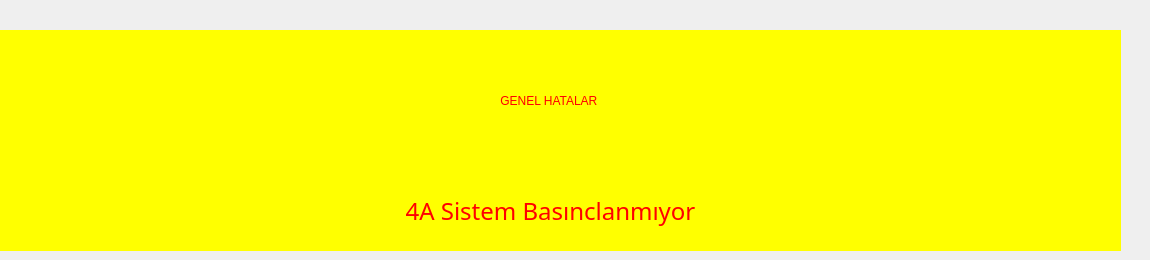
          <widget class="QWidget" name="detailsBottomError">
           <widget class="QLabel" name="label_38">
            <property name="geometry">
             <rect>
              <x>-20</x>
              <y>30</y>
              <width>1141</width>
              <height>141</height>
             </rect>
            </property>
            <property name="styleSheet">
             <string notr="true">background-color: rgb(255, 255, 0);
font: 30pt &quot;MS Shell Dlg 2&quot;;


color: rgb(255, 0, 0);
</string>
            </property>
            <property name="text">
             <string>GENEL HATALAR </string>
            </property>
            <property name="alignment">
             <set>Qt::AlignCenter</set>
            </property>
           </widget>
           <widget class="QLabel" name="laFault41">
            <property name="geometry">
             <rect>
              <x>0</x>
              <y>170</y>
              <width>1111</width>
              <height>81</height>
             </rect>
            </property>
            <property name="font">
             <font>
              <family>Arial Black</family>
              <pointsize>18</pointsize>
              <weight>10</weight>
              <italic>false</italic>
              <bold>false</bold>
             </font>
            </property>
            <property name="styleSheet">
             <string notr="true">background-color: rgb(255, 255, 0);
color: rgb(255, 0, 0);
font: 87 18pt &quot;Arial Black&quot;;</string>
            </property>
            <property name="text">
             <string>41 Kapı Açık</string>
            </property>
            <property name="alignment">
             <set>Qt::AlignCenter</set>
            </property>
           </widget>
           <widget class="QLabel" name="laFault49">
            <property name="geometry">
             <rect>
              <x>0</x>
              <y>170</y>
              <width>1111</width>
              <height>81</height>
             </rect>
            </property>
            <property name="font">
             <font>
              <family>Arial Black</family>
              <pointsize>18</pointsize>
              <weight>10</weight>
              <italic>false</italic>
              <bold>false</bold>
             </font>
            </property>
            <property name="styleSheet">
             <string notr="true">background-color: rgb(255, 255, 0);
color: rgb(255, 0, 0);
font: 87 18pt &quot;Arial Black&quot;;</string>
            </property>
            <property name="text">
             <string>49 Regülatör Yneiden Ayarlanmalı</string>
            </property>
            <property name="alignment">
             <set>Qt::AlignCenter</set>
            </property>
           </widget>
           <widget class="QLabel" name="laFault47">
            <property name="geometry">
             <rect>
              <x>0</x>
              <y>170</y>
              <width>1111</width>
              <height>81</height>
             </rect>
            </property>
            <property name="font">
             <font>
              <family>Arial Black</family>
              <pointsize>18</pointsize>
              <weight>10</weight>
              <italic>false</italic>
              <bold>false</bold>
             </font>
            </property>
            <property name="styleSheet">
             <string notr="true">background-color: rgb(255, 255, 0);
color: rgb(255, 0, 0);
font: 87 18pt &quot;Arial Black&quot;;</string>
            </property>
            <property name="text">
             <string>47 Haberleşme Arızası</string>
            </property>
            <property name="alignment">
             <set>Qt::AlignCenter</set>
            </property>
           </widget>
           <widget class="QLabel" name="laFault45">
            <property name="geometry">
             <rect>
              <x>0</x>
              <y>170</y>
              <width>1111</width>
              <height>81</height>
             </rect>
            </property>
            <property name="font">
             <font>
              <family>Arial Black</family>
              <pointsize>18</pointsize>
              <weight>10</weight>
              <italic>false</italic>
              <bold>false</bold>
             </font>
            </property>
            <property name="styleSheet">
             <string notr="true">background-color: rgb(255, 255, 0);
color: rgb(255, 0, 0);
font: 87 18pt &quot;Arial Black&quot;;</string>
            </property>
            <property name="text">
             <string>45 Pompa calışmıyor</string>
            </property>
            <property name="alignment">
             <set>Qt::AlignCenter</set>
            </property>
           </widget>
           <widget class="QLabel" name="laFault48">
            <property name="geometry">
             <rect>
              <x>0</x>
              <y>170</y>
              <width>1121</width>
              <height>81</height>
             </rect>
            </property>
            <property name="font">
             <font>
              <family>Arial Black</family>
              <pointsize>18</pointsize>
              <weight>10</weight>
              <italic>false</italic>
              <bold>false</bold>
             </font>
            </property>
            <property name="styleSheet">
             <string notr="true">background-color: rgb(255, 255, 0);
color: rgb(255, 0, 0);
font: 87 18pt &quot;Arial Black&quot;;</string>
            </property>
            <property name="text">
             <string>48 Pompa Hattı Tıkalı</string>
            </property>
            <property name="alignment">
             <set>Qt::AlignCenter</set>
            </property>
           </widget>
           <widget class="QLabel" name="laFault4A">
            <property name="geometry">
             <rect>
              <x>-10</x>
              <y>170</y>
              <width>1121</width>
              <height>81</height>
             </rect>
            </property>
            <property name="font">
             <font>
              <family>Arial Black</family>
              <pointsize>18</pointsize>
              <weight>10</weight>
              <italic>false</italic>
              <bold>false</bold>
             </font>
            </property>
            <property name="styleSheet">
             <string notr="true">background-color: rgb(255, 255, 0);
color: rgb(255, 0, 0);
font: 87 18pt &quot;Arial Black&quot;;</string>
            </property>
            <property name="text">
             <string>4A Sistem Basınclanmıyor</string>
            </property>
            <property name="alignment">
             <set>Qt::AlignCenter</set>
            </property>
           </widget>
          </widget>
